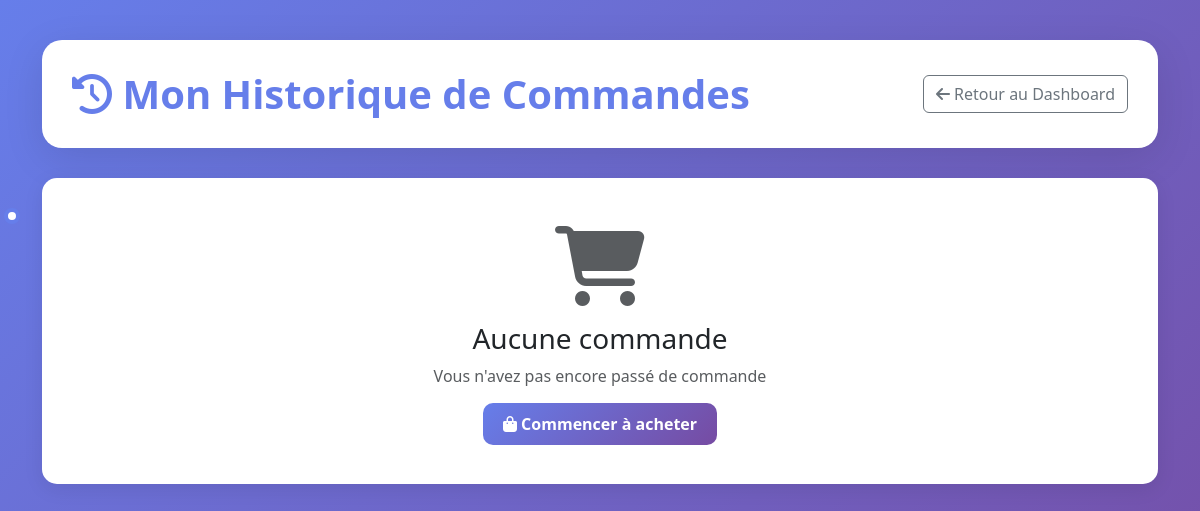
The app's page /orders/history/ (signed in), older data.
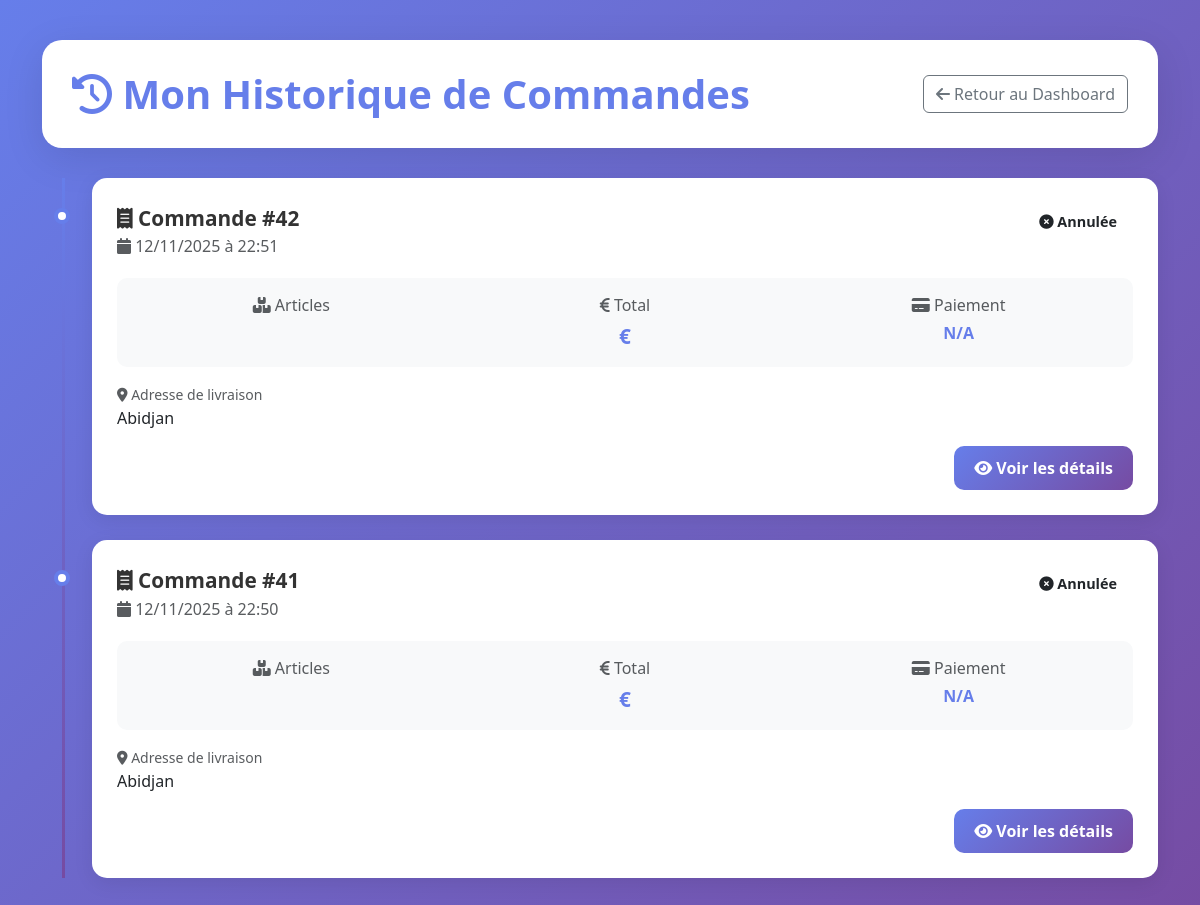
The same page, newer data.
### orders/models.py (models this page shows, shortened)
class Order(models.Model):
    STATUS_CHOICES = [
        ('pending', 'En attente'),
        ('confirmed', 'Confirmée'),
        ('processing', 'En traitement'),
        ('shipped', 'Expédiée'),
        ('delivered', 'Livrée'),
        ('cancelled', 'Annulée'),
    ]
    customer = models.ForeignKey(User, on_delete=models.CASCADE, related_name='orders', verbose_name="Client")
    order_number = models.CharField(max_length=20, unique=True, verbose_name="Numéro de commande")
    status = models.CharField(max_length=20, choices=STATUS_CHOICES, default='pending', verbose_name="Statut")
    total_amount = models.DecimalField(max_digits=10, decimal_places=2, verbose_name="Montant total")
    shipping_address = models.TextField(verbose_name="Adresse de livraison")
    shipping_city = models.CharField(max_length=100, verbose_name="Ville de livraison")
    shipping_phone = models.CharField(max_length=20, verbose_name="Téléphone de livraison")
    created_at = models.DateTimeField(auto_now_add=True)
    updated_at = models.DateTimeField(auto_now=True)
    delivered_at = models.DateTimeField(null=True, blank=True, verbose_name="Date de livraison")
    class Meta:
        verbose_name = "Commande"
        verbose_name_plural = "Commandes"
        ordering = ['-created_at']

### orders/views.py (the view)
# urls.py: path('history/', views.order_history, name='order_history'),
@login_required
def order_history(request):
    orders = Order.objects.filter(customer=request.user).order_by('-created_at')
    return render(request, 'orders/order_history.html', {'orders': orders})

### orders/templates/orders/order_history.html (shortened to what the changed rows need)
<!DOCTYPE html>
<html lang="fr">
<head>
<link href="https://cdn.jsdelivr.net/npm/bootstrap@5.3.2/dist/css/bootstrap.min.css" rel="stylesheet">
<link href="https://cdnjs.cloudflare.com/ajax/libs/font-awesome/6.4.0/css/all.min.css" rel="stylesheet">
</head>
<body>
    <div class="container">
        <div class="page-header">
            <div class="d-flex justify-content-between align-items-center flex-wrap">
                <h1><i class="fas fa-history"></i> Mon Historique de Commandes</h1>
            </div>
        </div>
        {% if orders %}
            <div class="timeline">
                {% for order in orders %}
                <div class="order-card">
                    <div class="order-header">
                        <div>
                            <div class="order-number">
                                <i class="fas fa-receipt"></i> Commande #{{ order.id }}
                            </div>
                            <p class="text-muted mb-0">
                                <i class="fas fa-calendar"></i> {{ order.created_at|date:"d/m/Y à H:i" }}
                            </p>
                        </div>
                        <span class="status-badge status-{{ order.status }}">
                            {% if order.status == 'pending' %}
                                <i class="fas fa-clock"></i> En attente
                            {% elif order.status == 'processing' %}
                                <i class="fas fa-cog"></i> En cours
                            {% elif order.status == 'shipped' %}
                                <i class="fas fa-truck"></i> Expédiée
                            {% elif order.status == 'delivered' %}
                                <i class="fas fa-check-circle"></i> Livrée
                            {% else %}
                                <i class="fas fa-times-circle"></i> Annulée
                            {% endif %}
                        </span>
                    </div>
                    <div class="order-summary">
                        <div class="summary-item">
                            <div class="text-muted mb-1"><i class="fas fa-boxes"></i> Articles</div>
                        </div>
                        <div class="summary-item">
                            <div class="text-muted mb-1"><i class="fas fa-euro-sign"></i> Total</div>
                            <div class="summary-value">{{ order.total_price }}€</div>
                        </div>
                        <div class="summary-item">
                            <div class="text-muted mb-1"><i class="fas fa-credit-card"></i> Paiement</div>
                            <div class="summary-value text-uppercase" style="font-size: 1rem;">{{ order.payment_method|default:"N/A" }}</div>
                        </div>
                    </div>
                    {% if order.shipping_address %}
                    <div class="mb-3">
                        <small class="text-muted"><i class="fas fa-map-marker-alt"></i> Adresse de livraison</small>
                        <div>{{ order.shipping_address }}</div>
                    </div>
                    {% endif %}
                    <div class="d-flex justify-content-end gap-2">
                        <a href="{% url 'order_detail_customer' order.id %}" class="btn-view">
                            <i class="fas fa-eye"></i> Voir les détails
                        </a>
                    </div>
                </div>
                {% endfor %}
            </div>
        {% else %}
            <div class="order-card text-center py-5" style="margin-left: 0;">
                <i class="fas fa-shopping-cart fa-5x text-muted mb-3"></i>
                <h3>Aucune commande</h3>
                <p class="text-muted mb-4">Vous n'avez pas encore passé de commande</p>
                <a href="{% url 'home' %}" class="btn-view">
                    <i class="fas fa-shopping-bag"></i> Commencer à acheter
                </a>
            </div>
        {% endif %}
    </div>
</body>
</html>

Row changes from the older to the newer data that the page shows:
added Order: id "42", created_at "12/11/2025 à 22:51", status "confirmed" (drawn), payment_method "N/A", shipping_address "Abidjan"
added Order: id "41", created_at "12/11/2025 à 22:50", status "confirmed" (drawn), payment_method "N/A", shipping_address "Abidjan"
Text that changed along with them:
text no longer shown: "Aucune commande Vous n'avez pas encore passé de commande Commencer à acheter"
